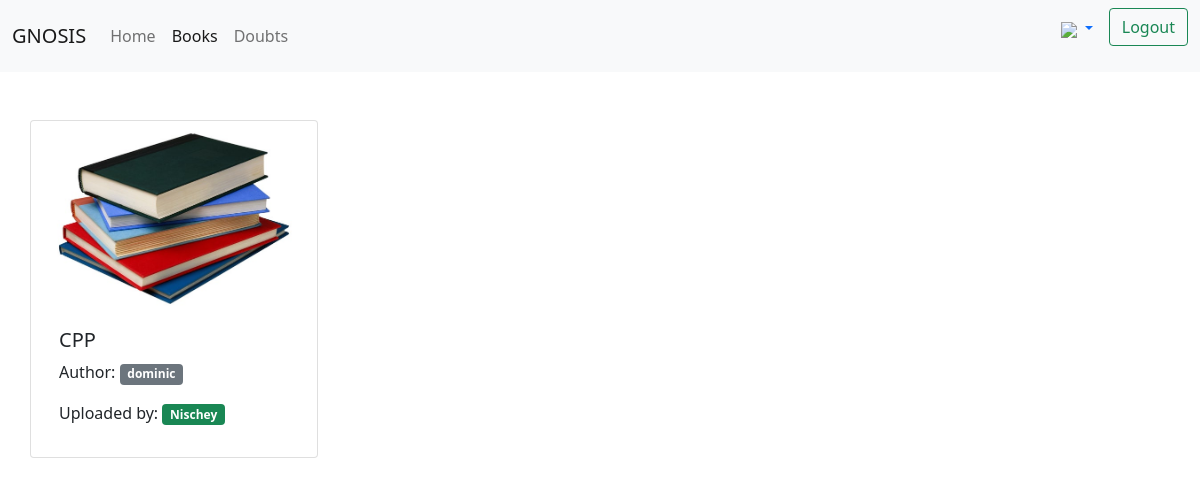
The page /all-books (signed in) on the database as committed earlier.
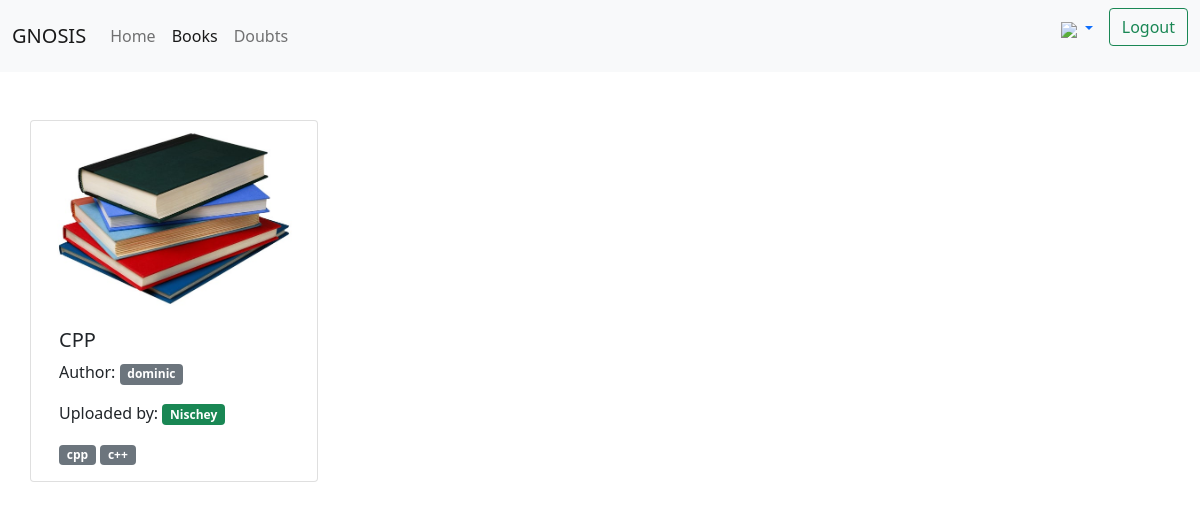
The same page on the database as committed later.
### mainapp/models.py (models this page shows, shortened)
class book(models.Model):
    name = models.CharField(max_length = 200)
    author = models.CharField( max_length = 100 )
    uploaded_by = models.ForeignKey( 'appuser' , on_delete = models.CASCADE)
    thumbnail = models.ImageField(upload_to = "thumbnail/" , default = 'default_thumbnail.jpg')
    bookpdf = models.FileField(upload_to= "book/")
    no_of_pages = models.IntegerField()
    tags = TaggableManager()

class appuser(models.Model):
    username = models.CharField(max_length=15)
    name = models.CharField(max_length=15)
    email = models.EmailField()
    slug = models.SlugField()
    userimage = models.ImageField(upload_to = "userimage/",default='default_profile.jpg')
    tags = TaggableManager()
    def __str__(self):
        return self.name

### mainapp/views.py (the view)
# urls.py: path('all-books',   views.all_books,    name="all_books"),
def all_books(request):
    context = {
        'object' : book.objects.all(),
    }
    return render(request, 'all_books.html', context)

### templates/all_books.html (shortened to what this page needs)
{% extends 'base.html' %}
{% block content %}
<div class="container">
    <div class="row my-5">
        {% for obj in object %}
        <div class="card col-md-4" style="width: 18rem;">
            <img src="{{obj.thumbnail.url}}" class="card-img-top" alt="{{obj.name}}">
            <div class="card-body">
                <h5 class="card-title">{{obj.name}}</h5>
                <p class="card-text">Author: <span class="badge bg-secondary">{{obj.author}}</span></p>
                <p class="card-text">Uploaded by:  <a href="#"><span class="badge bg-success">{{obj.uploaded_by}}</span></p></a>
                <p class="card-text">
                    {% for tag in obj.tags.all %}
                        <span class="badge bg-secondary">{{tag}}</span>
                    {% endfor %}
                </p>
            </div>
          </div>
        {% endfor %}
    </div>
</div>
{% endblock %}

Rows that differ between the two databases and show on the page:
added Tag: name "cpp"
added Tag: name "c++"
